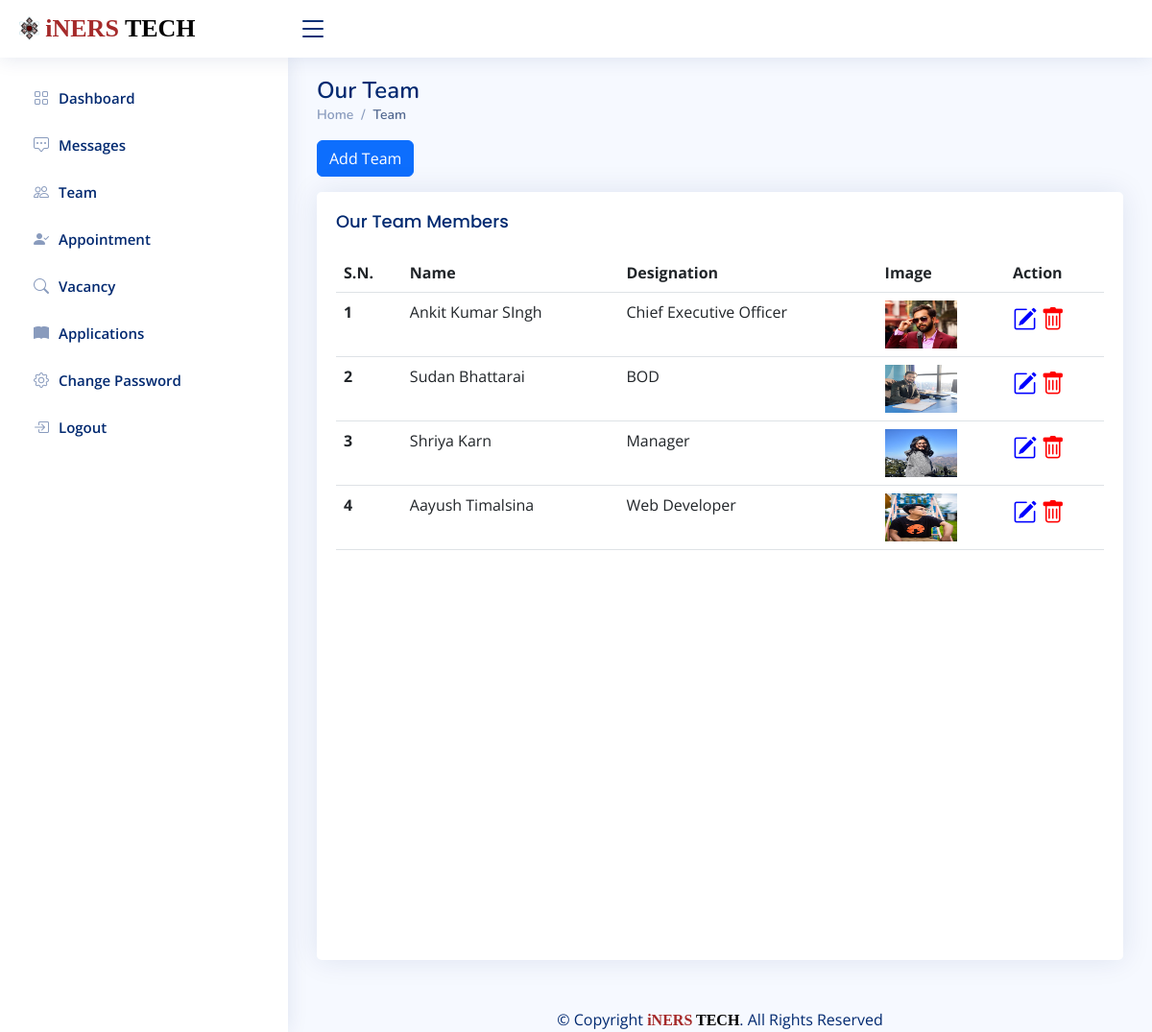
The page /admin/pages/team.php (signed in) on the database its author committed.
### tables this page shows
CREATE TABLE `team` (
  `id` int(11) NOT NULL,
  `name` varchar(50) NOT NULL,
  `designation` varchar(50) NOT NULL,
  `facebook` varchar(200) NOT NULL,
  `instagram` varchar(200) NOT NULL,
  `linkedin` varchar(200) NOT NULL,
  `image` blob NOT NULL
);

### admin/pages/team.php (the view, shortened to what this page needs)
<?php
if (isset($_SESSION['valid'])) {
    include '../includes/header.php';
    include '../includes/connection.php';
?>
    <main id="main" class="main">
        <div class="pagetitle">
            <h1>Our Team</h1>
            <nav>
                <ol class="breadcrumb">
                    <li class="breadcrumb-item"><a href="dashboard.php">Home</a></li>
                    <li class="breadcrumb-item active">Team</li>
                </ol>
            </nav>
        </div>
        <button type="button" class="btn btn-primary mb-3" data-bs-toggle="modal" data-bs-target="#teamModal">
            Add Team
        </button>
        <section class="section">
            <div class="row">
                <div class="col">
                    <div class="card vh-100">
                        <div class="card-body">
                            <h5 class="card-title">Our Team Members</h5>
                            <?php
                            $sql = mysqli_query($connection, "SELECT * FROM team");
                            $no = mysqli_num_rows($sql);
                            if ($no >= 1) {
                            ?>
                                <table class="table">
                                    <thead>
                                        <tr>
                                            <th scope="col">S.N.</th>
                                            <th scope="col">Name</th>
                                            <th scope="col">Designation</th>
                                            <th scope="col">Image</th>
                                            <th scope="col">Action</th>
                                        </tr>
                                    </thead>
                                    <tbody>
                                        <?php
                                        $i = 1;
                                        while ($row = mysqli_fetch_assoc($sql)) {
                                        ?>
                                            <tr>
                                                <th scope="row"><?php echo $i; ?></th>
                                                <td><?php echo $row['name']; ?></td>
                                                <td><?php echo $row['designation']; ?></td>
                                                <td class="team-image"><img src="../assets/images/team/<?php echo $row['image'] ?>" alt="team image"></td>
                                                <td>
                                                    <a data-bs-toggle="modal" data-bs-target="#updateTeamModal<?php echo $i ?>">
                                                        <i style='font-size:25px;color:blue;cursor: pointer;' class="bi bi-pencil-square"></i>
                                                    </a>
                                                    <a href="action/delete_team.php?id=<?php echo $row['id'] ?>" onclick="return confirm('Are you sure you want to remove this team member?')"><i style='font-size:25px;color:red' class="bi bi-trash"></i></a>
                                                </td>
                                            </tr>
                                        <?php $i++;
                                        } ?>
                                    </tbody>
                                </table>
                            <?php } else { ?>
                                <h2>No Record Found</h2>
                            <?php } ?>
                        </div>
                    </div>
                </div>
            </div>
        </section>
    </main>
<?php
    include '../includes/footer.php';
}
?>

### admin/assets/css/adminstyle.css (style rules this page uses)
:root { scroll-behavior: smooth; }
body { font-family: "Open Sans", sans-serif; background: #f6f9ff; color: #444444; }
a { color: #4154f1; text-decoration: none; }
h1, h2, h3, h4, h5, h6 { font-family: "Nunito", sans-serif; }
#main { margin-top: 60px; padding: 20px 30px; transition: all 0.3s; }
.pagetitle { margin-bottom: 10px; }
.pagetitle h1 { font-size: 24px; margin-bottom: 0; font-weight: 600; color: #012970; }
.card { margin-bottom: 30px; border: none; border-radius: 5px; box-shadow: 0px 0 30px rgba(1, 41, 112, 0.1); }
.card-title { padding: 20px 0 15px 0; font-size: 18px; font-weight: 500; color: #012970; font-family: "Poppins", sans-serif; }
.card-body { overflow-x: auto; padding: 0 20px 20px 20px; }
.breadcrumb { font-size: 14px; font-family: "Nunito", sans-serif; color: #899bbd; font-weight: 600; }
.breadcrumb a { color: #899bbd; transition: 0.3s; }
.breadcrumb .breadcrumb-item::before { color: #899bbd; }
.breadcrumb .active { color: #51678f; font-weight: 600; }
@media (min-width: 1200px) { #main, #footer { margin-left: 300px; } }
.team-image img { height:50px; width:75px; }

### rows shown on the page
team: name "Ankit Kumar SIngh", designation "Chief Executive Officer", image (picture)
team: name "Sudan Bhattarai", designation "BOD", image (picture)
team: name "Shriya Karn", designation "Manager", image (picture)
team: name "Aayush Timalsina", designation "Web Developer", image (picture)
